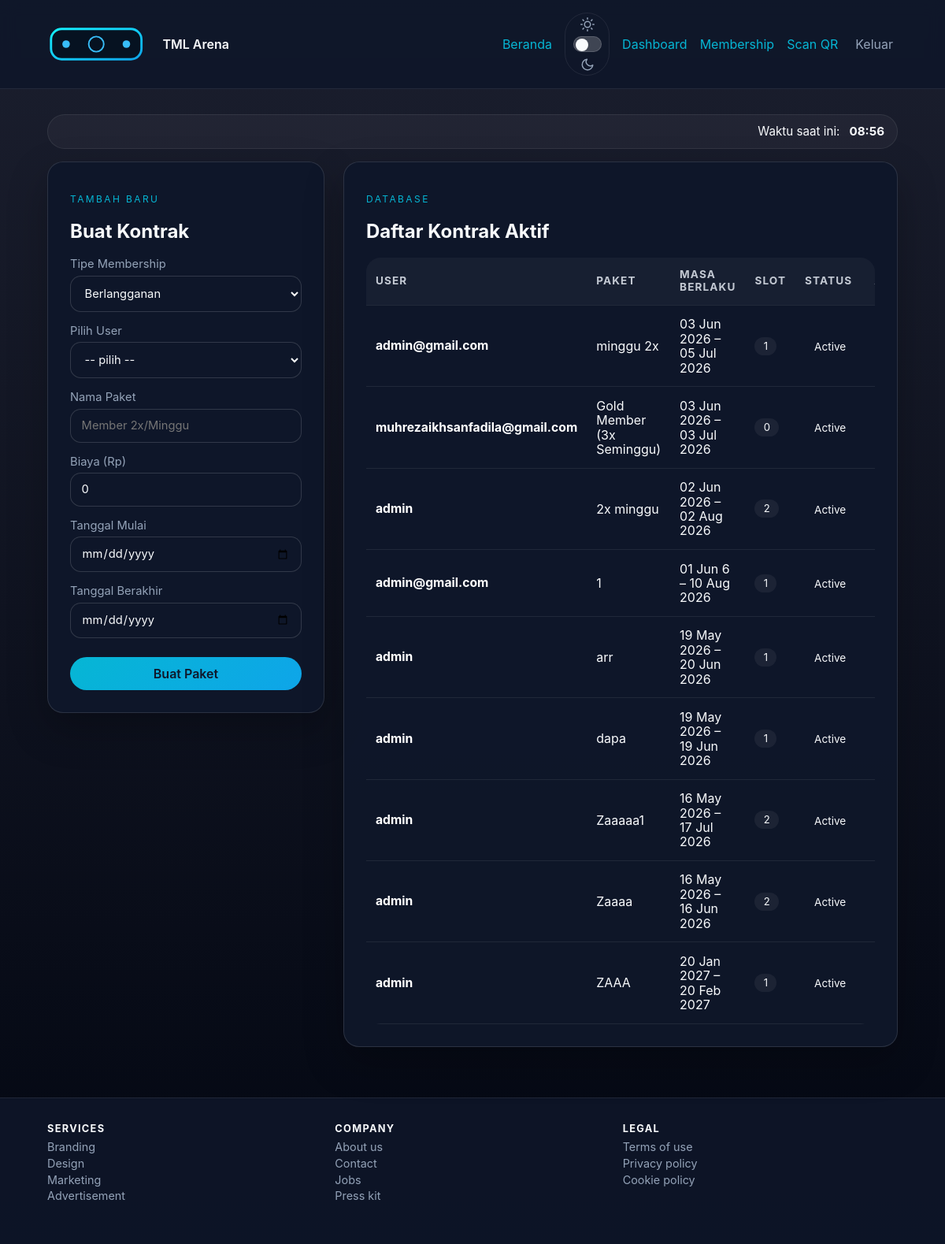
/admin/memberships (signed in), run on the app's committed database.
### app.py (models this page shows, shortened)
class Membership(db.Model):
    id = db.Column(db.Integer, primary_key=True)
    user_id = db.Column(db.Integer, db.ForeignKey("user.id"), nullable=False)
    package_name = db.Column(db.String(120), nullable=False)
    price = db.Column(db.Integer, nullable=False)
    start_date = db.Column(db.Date, nullable=False)
    end_date = db.Column(db.Date, nullable=False)
    type = db.Column(db.String(20), nullable=False, default="membership")
    token = db.Column(db.String(64), unique=True, nullable=False)
    status = db.Column(db.String(20), nullable=False, default="active")
    created_at = db.Column(db.DateTime, default=datetime.utcnow)
    user = db.relationship("User", backref=db.backref("memberships", lazy=True))

class User(db.Model, UserMixin):
    id = db.Column(db.Integer, primary_key=True)
    username = db.Column(db.String(80), unique=True, nullable=False)
    password_hash = db.Column(db.String(255), nullable=False)
    role = db.Column(db.String(20), nullable=False, default="user")

### app.py (the view, shortened to what this page needs)
@app.route("/admin/memberships", methods=["GET", "POST"])
@login_required
@role_required("admin")
def admin_memberships():
    users = User.query.order_by(User.username.asc()).all()
    memberships = Membership.query.order_by(Membership.created_at.desc()).all()
    return render_template("admin_memberships.html", memberships=memberships, users=users)

### app.py (called while the page is built)
@login_manager.user_loader
def load_user(user_id):
    return User.query.get(int(user_id))

@app.context_processor
def inject_now():
    now = datetime.now(tz=DEFAULT_TZ)
    return {
        "current_year": now.year,
        "current_time": now.strftime('%H:%M'),
        "DAY_NAMES": DAY_NAMES,
    }

def role_required(role_name):
    def decorator(func):
        @wraps(func)
        def wrapper(*args, **kwargs):
            if not current_user.is_authenticated:
                return login_manager.unauthorized()
            if current_user.role != role_name:
                flash("Anda tidak memiliki akses ke halaman tersebut.", "warning")
                return redirect(url_for("dashboard"))
            return func(*args, **kwargs)
        return wrapper
    return decorator

### templates/admin_memberships.html (shortened to what this page needs)
{% extends "base.html" %}
{% block content %}
<div class="admin-grid">
    <article class="card admin-panel">
        <p class="eyebrow">Tambah Baru</p>
        <h2>Buat Kontrak</h2>
        <form method="post" class="grid-form admin-form">
            <label>Tipe Membership
                <select name="membership_type" id="membership_type">
                    <option value="membership">Berlangganan</option>
                </select>
            </label>
            <label>Pilih User
                <select name="user_id" required>
                    <option value="">-- pilih --</option>
                </select>
            </label>
            <label>Nama Paket
                <input type="text" name="package_name" placeholder="Member 2x/Minggu" required />
            </label>
            <label>Biaya (Rp)
                <input type="number" name="price" min="0" step="10000" value="0" />
            </label>
            <label>Tanggal Mulai
                <input type="date" name="start_date" required />
            </label>
            <label>Tanggal Berakhir
                <input type="date" name="end_date" required />
            </label>
            <button type="submit" class="btn full-row">Buat Paket</button>
        </form>
    </article>
    <article class="card admin-panel">
        <p class="eyebrow">Database</p>
        <h2>Daftar Kontrak Aktif</h2>
        <div class="table-wrapper admin-table">
            <table>
                <thead>
                    <tr>
                        <th>User</th>
                        <th>Paket</th>
                        <th>Masa Berlaku</th>
                        <th>Slot</th>
                        <th>Status</th>
                        <th>Aksi</th>
                    </tr>
                </thead>
                <tbody>
                    {% for membership in memberships %}
                        <tr>
                            <td><strong>{{ membership.user.username }}</strong></td>
                            <td>{{ membership.package_name }}</td>
                            <td>{{ membership.start_date.strftime('%d %b %Y') }} – {{ membership.end_date.strftime('%d %b %Y') }}</td>
                            <td><span class="pill">{{ membership.slots|length }}</span></td>
                            <td><span class="status {{ membership.status }}">{{ membership.status|title }}</span></td>
                            <td><a href="{{ url_for('admin_membership_detail', membership_id=membership.id) }}" class="link-button">Detail →</a></td>
                        </tr>
                    {% else %}
                        <tr>
                            <td colspan="6" class="empty">Belum ada data membership.</td>
                        </tr>
                    {% endfor %}
                </tbody>
            </table>
        </div>
    </article>
</div>
{% endblock %}

### static/styles.css (style rules this page uses)
:root { --bg: #030712; --card: #0f172a; --accent: #06b6d4; --accent-dark: #0ea5e9; --text: #f8fafc; --muted: #94a3b8; --border: rgba(255,255,255,0.08); }
* { box-sizing: border-box; font-family: "Inter", "Segoe UI", system-ui, -apple-system, BlinkMacSystemFont, sans-serif; }
body { margin: 0; background: linear-gradient(180deg, rgba(2,6,23,0.9), var(--bg)); color: var(--text); min-height: 100vh; transition: background 0.4s ease, color 0.4s ease; }
.btn { display: inline-flex; align-items: center; justify-content: center; padding: 0.75rem 1.5rem; border-radius: 999px; background: linear-gradient(135deg, var(--accent), var(--accent-dark)); color: #0f172a; font-weight: 600; border: none; cursor: pointer; margin-top: 1rem; }
.card { background: var(--card); padding: 1.75rem; border-radius: 1.25rem; border: 1px solid var(--border); box-shadow: 0 20px 50px rgba(0,0,0,0.25); }
.table-wrapper { overflow-x: auto; }
table { width: 100%; border-collapse: collapse; }
th, td { padding: 0.75rem; border-bottom: 1px solid var(--border); text-align: left; }
th { color: var(--muted); font-size: 0.9rem; letter-spacing: 0.06em; text-transform: uppercase; }
.grid-form { display: grid; gap: 1rem; grid-template-columns: repeat(auto-fit, minmax(240px, 1fr)); align-items: end; }
.grid-form label { display: flex; flex-direction: column; gap: 0.35rem; font-size: 0.9rem; color: var(--muted); }
.table-wrapper { overflow-x: auto; border-radius: 1.15rem; }
.table-wrapper table { min-width: 100%; border-spacing: 0; }
.table-wrapper th, .table-wrapper td { padding: 1rem 0.9rem; border-bottom: 1px solid rgba(255,255,255,0.08); text-align: left; vertical-align: middle; }
.table-wrapper th { background: rgba(255,255,255,0.04); color: rgba(226,232,240,0.85); font-size: 0.85rem; letter-spacing: 0.08em; text-transform: uppercase; position: sticky; top: 0; z-index: 2; }
.table-wrapper tbody tr { transition: background 0.2s ease, transform 0.2s ease; }
.table-wrapper td strong { display: block; font-size: 0.98rem; color: #ffffff; }
.admin-grid { display: grid; grid-template-columns: minmax(280px, 1fr) minmax(420px, 2fr); gap: 1.5rem; align-items: start; }
.admin-panel { background: rgba(15,23,42,0.97); border-color: rgba(255,255,255,0.12); }
.admin-panel .eyebrow { color: var(--accent); }
.admin-form label { font-size: 0.92rem; }
.admin-form input, .admin-form textarea, .admin-form select { background: rgba(255,255,255,0.04); border: 1px solid rgba(255,255,255,0.12); }
.admin-form .full-row { grid-column: 1 / -1; }
.admin-table table { min-width: 100%; }
.admin-table table th, .admin-table table td { padding: 0.9rem 0.75rem; }
.admin-table table tbody tr { border-bottom: 1px solid rgba(255,255,255,0.08); }
.pill { display: inline-flex; align-items: center; justify-content: center; padding: 0.25rem 0.7rem; border-radius: 999px; background: rgba(255,255,255,0.06); color: var(--text); font-size: 0.82rem; }
.grid-form input, .grid-form textarea, .grid-form select { width: 100%; padding: 0.75rem 0.85rem; border-radius: 0.85rem; border: 1px solid rgba(255,255,255,0.15); background: rgba(15,23,42,0.85); color: var(--text); }
.grid-form button { width: fit-content; justify-self: start; margin-top: 0.5rem; }
.grid-form button.full-row { width: 100%; justify-self: stretch; }
.grid-form .full-row { grid-column: 1 / -1; }
label { display: flex; flex-direction: column; gap: 0.4rem; font-size: 0.9rem; color: var(--muted); }
input, textarea, select { padding: 0.65rem 0.75rem; border-radius: 0.75rem; border: 1px solid rgba(255,255,255,0.15); background: rgba(15,23,42,0.8); color: var(--text); }
.status { padding: 0.25rem 0.75rem; border-radius: 999px; text-transform: capitalize; font-size: 0.85rem; }
form button[type="submit"] { border: none; }
.eyebrow { text-transform: uppercase; letter-spacing: 0.2em; font-size: 0.75rem; color: var(--muted); }

### data on the page
Membership: user.username "admin@gmail.com", package_name "minggu 2x", start_date "03 Jun 2026", end_date "05 Jul 2026", slots|length "1", status "Active"
Membership: user.username "muhrezaikhsanfadila@gmail.com", package_name "Gold Member (3x Seminggu)", start_date "03 Jun 2026", end_date "03 Jul 2026", slots|length "0", status "Active"
Membership: user.username "admin", package_name "2x minggu", start_date "02 Jun 2026", end_date "02 Aug 2026", slots|length "2", status "Active"
Membership: user.username "admin@gmail.com", package_name "1", start_date "01 Jun 6", end_date "10 Aug 2026", slots|length "1", status "Active"
Membership: user.username "admin", package_name "arr", start_date "19 May 2026", end_date "20 Jun 2026", slots|length "1", status "Active"
Membership: user.username "admin", package_name "dapa", start_date "19 May 2026", end_date "19 Jun 2026", slots|length "1", status "Active"
Membership: user.username "admin", package_name "Zaaaaa1", start_date "16 May 2026", end_date "17 Jul 2026", slots|length "2", status "Active"
Membership: user.username "admin", package_name "Zaaaa", start_date "16 May 2026", end_date "16 Jun 2026", slots|length "2", status "Active"
Membership: user.username "admin", package_name "ZAAA", start_date "20 Jan 2027", end_date "20 Feb 2027", slots|length "1", status "Active"

### other printed values
{{ current_time }} "08:56"
